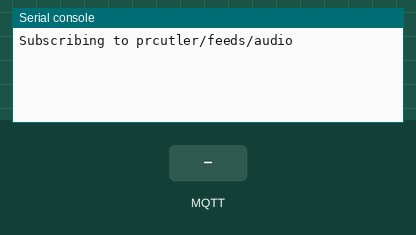
Bench run of a program on a simulated Adafruit Matrix Portal running CircuitPython. Parts: the last lines printed to the serial console. The inputs (shaded band) are chosen by the test bench. No MQTT or app messages arrive unless stated; values from a settings file that is not in the repository are placeholders.

Above: at 2.9 s.
3.0 s: MQTT message "1" arrives on the first subscribed topic
At 4.2 s:
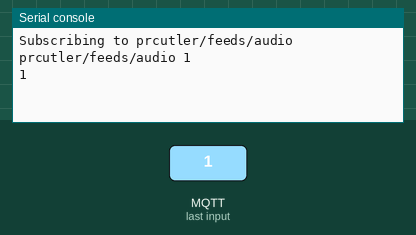
4.5 s: MQTT message "on" arrives on the first subscribed topic
At 5.6 s:
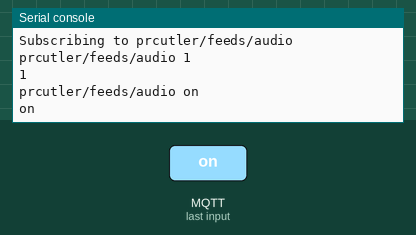
6.0 s: MQTT message "off" arrives on the first subscribed topic
At 6.7 s:
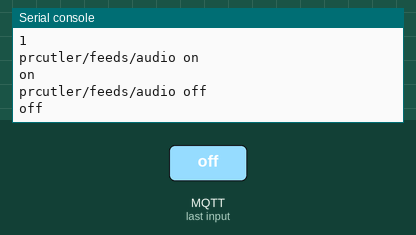

Measured:
- after the input at 3.0 s, the serial console: prints a new line at once (image 1)
- after the input at 4.5 s, the serial console: prints a new line at once (image 2)
- after the input at 6.0 s, the serial console: prints a new line at once (image 3)

The program:

mqtt-working.py
```python
import os
import ssl

import adafruit_minimqtt.adafruit_minimqtt as MQTT
import displayio
import socketpool
import wifi
from adafruit_matrixportal.matrix import Matrix

wifi.radio.connect(os.getenv('CIRCUITPY_WIFI_SSID'), os.getenv('CIRCUITPY_WIFI_PASSWORD'))
pool = socketpool.SocketPool(wifi.radio)
ssl_context = ssl.create_default_context()

displayio.release_displays()
matrix = Matrix(width=64, height=32, bit_depth=3)
display = matrix.display

# ------------- MQTT Topic Setup ------------- #
mqtt_topic = "prcutler/feeds/audio"


mqtt_client = MQTT.MQTT(
    broker="io.adafruit.com",
    port=8883,
    username=os.getenv('aio_username'),
    password=os.getenv('aio_key'),
    ssl_context=ssl_context,
    socket_pool=pool,
    is_ssl=True,
)


### Code ###
# Define callback methods which are called when events occur
# pylint: disable=unused-argument, redefined-outer-name
def connected(client, userdata, flags, rc):
    # This function will be called when the client is connected
    # successfully to the broker.
    print("Subscribing to %s" % mqtt_topic)
    client.subscribe(mqtt_topic)


def subscribe(client, userdata, topic, granted_qos):
    # This method is called when the client subscribes to a new feed.
    print("Subscribed to {0} with QOS level {1}".format(topic, granted_qos))


def unsubscribe(client, userdata, topic, pid):
    # This method is called when the client unsubscribes from a feed.
    print("Unsubscribed from {0} with PID {1}".format(topic, pid))


def disconnected(client, userdata, rc):
    # This method is called when the client is disconnected
    print("Disconnected from MQTT Broker!")


def message(client, topic, message):
    """Method callled when a client's subscribed feed has a new
    value.
    :param str topic: The topic of the feed with a new value.
    :param str message: The new value
    """
    print(topic, message)

    print(message)


# Setup the callback methods above
mqtt_client.on_connect = connected
mqtt_client.on_disconnect = disconnected
mqtt_client.on_message = message

# Connect the client to the MQTT broker.
mqtt_client.connect()

while True:
    mqtt_client.loop()
```
